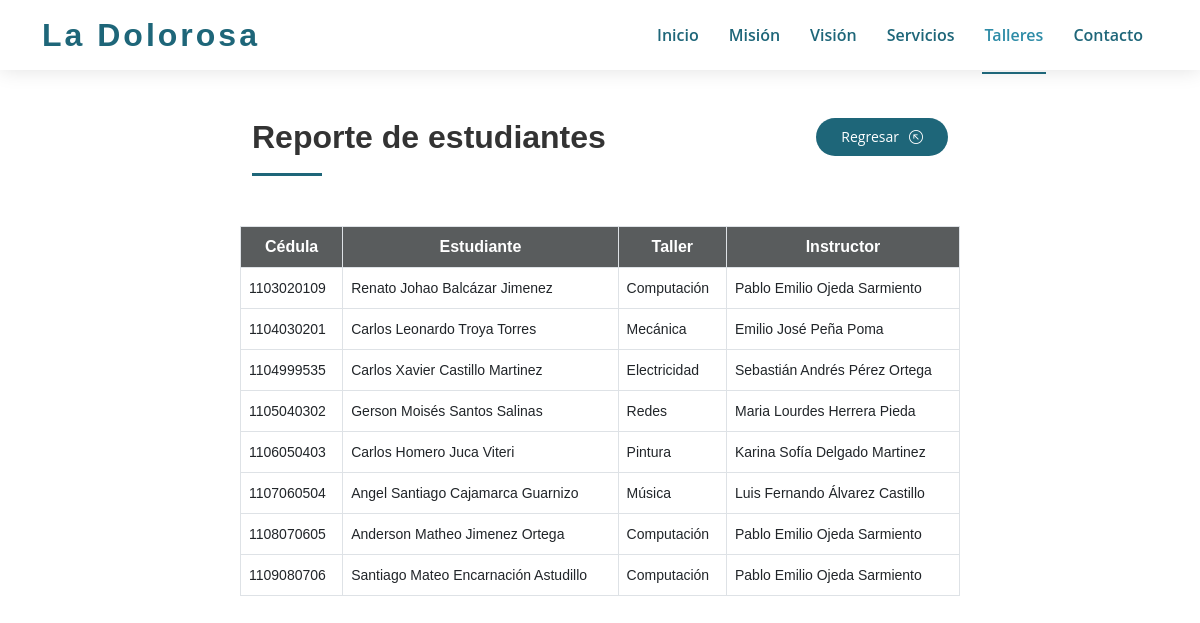
The app's page /report.php with its own data.
### tables this page shows
CREATE TABLE IF NOT EXISTS `workshop_student` (
  `idworkshop` INT NOT NULL,
  `idstudent` VARCHAR(11) NOT NULL,
  CONSTRAINT `fk_workshop_student_workshop1`
    FOREIGN KEY (`idworkshop`)
    REFERENCES `workshop` (`idworkshop`)
    ON DELETE NO ACTION
    ON UPDATE NO ACTION,
  CONSTRAINT `fk_workshop_student_student1`
    FOREIGN KEY (`idstudent`)
    REFERENCES `student` (`idstudent`)
    ON DELETE NO ACTION
    ON UPDATE NO ACTION);

CREATE TABLE IF NOT EXISTS `student` (
  `idstudent` VARCHAR(11) NOT NULL,
  `name` VARCHAR(45) NULL,
  `lastname` VARCHAR(45) NULL,
  `avatar_url` VARCHAR(45) NULL,
  `email` VARCHAR(45) NULL,
  `phone` VARCHAR(15) NULL,
  `registration_date` DATETIME NULL DEFAULT '2021-05-25 00:00:00',
  `update_date` DATETIME NULL DEFAULT '2021-05-25 00:00:00',
  PRIMARY KEY (`idstudent`));

CREATE TABLE IF NOT EXISTS `workshop` (
  `idworkshop` INT NOT NULL AUTO_INCREMENT,
  `name` VARCHAR(45) NULL,
  `avatar_url` VARCHAR(45) NULL,
  `places_offered` INT NULL,
  `start_date` DATE NULL,
  `end_date` DATE NULL,
  `start_time` VARCHAR(5) NULL,
  `end_time` VARCHAR(5) NULL,
  `duration` VARCHAR(45) NULL,
  `idinstructor` VARCHAR(11) NOT NULL,
  PRIMARY KEY (`idworkshop`),
  CONSTRAINT `fk_workshop_instructor`
    FOREIGN KEY (`idinstructor`)
    REFERENCES `instructor` (`idinstructor`)
    ON DELETE NO ACTION
    ON UPDATE NO ACTION);

CREATE TABLE IF NOT EXISTS `instructor` (
  `idinstructor` VARCHAR(11) NOT NULL,
  `name` VARCHAR(45) NULL,
  `lastname` VARCHAR(45) NULL,
  `avatar_url` VARCHAR(45) NULL,
  `email` VARCHAR(45) NULL,
  `phone` VARCHAR(15) NULL,
  PRIMARY KEY (`idinstructor`));

### persistence/workshop_student_db.php (called while the page is built, shortened)
<?php
    class WorkshopStudentDB{
        private $connection;
        public function __construct($connection){
            $this->connection = $connection;
        }
        public function read_all(){
            $sql = "SELECT * FROM workshop_student";
            $result = mysqli_query($this->connection, $sql);
            return $result;
        }
    }
?>

### persistence/student_db.php (called while the page is built, shortened)
<?php
    class StudentDB{
        private $connection;
        public function __construct($connection){
            $this->connection = $connection;
        }
        public function search_student_by_id($id_student){
            $sql = "SELECT * FROM student WHERE idstudent = $id_student";
            $result = mysqli_query($this->connection, $sql);
            return $result;
        }
    }
?>

### persistence/workshop_db.php (called while the page is built, shortened)
<?php
    class WorkshopDB{
        private $connection;
        public function __construct($connection){
            $this->connection = $connection;
        }
        public function search_workshop_by_id($id_workshop){
            $sql = "SELECT * FROM workshop WHERE idworkshop = $id_workshop";
            $result = mysqli_query($this->connection, $sql);
            return $result;
        }
    }
?>

### persistence/instructor_db.php (called while the page is built)
<?php
    class InstructorDB{
        private $connection;
        public function __construct($connection){
            $this->connection = $connection;
        }
        public function search_instructor_by_id($id_instructor){
            $sql = "SELECT * FROM instructor WHERE idinstructor = $id_instructor";
            $result = mysqli_query($this->connection, $sql);
            return $result;
        }
    }
?>

### report.php (the view, shortened to what this page needs)
<?php
    include("persistence/workshop_student_db.php");
    include("persistence/workshop_db.php");
    include("persistence/instructor_db.php");
    include("persistence/student_db.php");
    $database = new DataBase();
    $connection = $database->get_connection();
    $workshop_student_db = new WorkshopStudentDB($connection);
    $workshop_db = new WorkshopDB($connection);
    $instructor_db = new InstructorDB($connection);
    $student_db = new StudentDB($connection);
    $list_workshop_student = $workshop_student_db->read_all();
?>
<!DOCTYPE html>
<html lang="en">
    <head>
        <link rel="stylesheet" href="bootstrap/css/bootstrap.min.css">
        <link rel="stylesheet" href="https://cdn.jsdelivr.net/npm/bootstrap-icons@1.5.0/font/bootstrap-icons.css">
        <link rel="stylesheet" href="css/style.css">
        <link rel="stylesheet" href="css/workshop_student.css">
        <link rel="stylesheet" href="css/report.css">
    </head>
<body>
    <header class="d-flex align-items-center">
        <section class="container d-flex align-items-center justify-content-between">
            <h1 class="logo"><a href="index.php">La Dolorosa</a></h1>
            <nav id="navbar" class="navbar">
                <ul>
                    <li><a href="index.php">Inicio</a></li>
                    <li><a href="#mission">Misión</a></li>
                    <li><a href="#view">Visión</a></li>
                    <li><a href="#services">Servicios</a></li>
                    <li><a class="active" href="#workshops">Talleres</a></li>
                    <li><a href="#contac">Contacto</a></li>
                </ul>
            </nav>
        </section>
    </header>
    <main>
        <div class="container mt-5">
            <div class="table-wrapper">
                <div class="title-table title-section">
                    <h2>Reporte de estudiantes</h2>
                    <a class="new-student-btn" href="index.php">Regresar<i class="bi bi-arrow-up-left-circle"></i></a>
                </div>
            </div>
        </div>
        <div class="table-responsive">
            <table id="workshop-table" class="table table-bordered table-hover">
                <thead class="thead-dark">
                    <tr>
                        <th>Cédula</th>
                        <th>Estudiante</th>
                        <th>Taller</th>
                        <th>Instructor</th>
                    </tr>
                </thead>
                <tbody>
                    <?php
                        while($row = mysqli_fetch_object($list_workshop_student)){
                            $id_student = $row->idstudent;
                            $id_workshop = $row->idworkshop;
                            $student_result = $student_db->search_student_by_id($id_student);
                            $workshop_result = $workshop_db->search_workshop_by_id($id_workshop);
                            $workshop = mysqli_fetch_array($workshop_result, MYSQLI_ASSOC);
                            $instructor_result = $instructor_db->search_instructor_by_id($workshop['idinstructor']);
                            $student = mysqli_fetch_array($student_result, MYSQLI_ASSOC);
                            $instructor = mysqli_fetch_array($instructor_result, MYSQLI_ASSOC);
                    ?>
                    <tr>
                        <td><?php echo $student['idstudent'] ?></td>
                        <td><?php echo $student['name']." ".$student['lastname'] ?></td>
                        <td><?php echo $workshop['name'] ?></td>
                        <td><?php echo $instructor['name']." ".$instructor['lastname'] ?></td>
                    </tr>
                    <?php
                        }
                    ?>
                </tbody>
            </table>
        </div>
    </main>
</body>
</html>

### css/style.css (style rules this page uses)
body { font-family: "Open Sans", sans-serif; }
a { color: rgb(30, 102, 121); text-decoration: none; }
h1, h2, h3, h4, h5, h6 { font-family: "Raleway", sans-serif; }
section { padding: 80px 0; overflow: hidden; }
header { transition: all 0.5s; z-index: 997; border-bottom: 1px solid rgba(255, 255, 255, 0.1); height: 70px; background: white; box-shadow: 0px 0px 20px 0px rgba(0, 0, 0, 0.12); }
header .logo { font-size: 2em; margin: 0; padding: 0; line-height: 1; font-weight: 700; letter-spacing: 3px; }
header .logo a { text-decoration: none; color: rgb(30, 102, 121); }
.navbar { padding: 0; }
.navbar ul { margin: 0; padding: 0; display: flex; list-style: none; align-items: center; }
.navbar li { position: relative; }
.navbar ul li { position: relative; white-space: nowrap; margin: 0 12px; }
.navbar a { display: flex; align-items: center; justify-content: space-between; padding: 25px 3px; font-size: 1em; font-weight: 600; color: rgb(30, 102, 121); white-space: nowrap; transition: 0.3s; position: relative; }
.navbar ul li a:before { content: ""; position: absolute; width: 100%; height: 2px; bottom: -2px; left: 0; background-color: rgb(30, 102, 121); visibility: hidden; width: 0px; transition: all 0.3s ease-in-out 0s; }
.navbar a:hover:before, .navbar li:hover a:before, .navbar .active:before { visibility: visible; width: 100%; }
.navbar a:hover, .navbar .active, .navbar li:hover a { color: rgb(46, 140, 167); }
.title-section { padding-bottom: 30px; }
.title-section h2 { font-size: 2em; font-weight: bold; margin-bottom: 20px; padding-bottom: 20px; position: relative; color:rgba(0, 0, 0, 0.8); }
.title-section h2::after { content: ''; position: absolute; display: block; width: 70px; height: 3px; background: rgb(30, 102, 121); bottom: 0; left: 0; }

### css/workshop_student.css (style rules this page uses)
main { margin-left: 10%; margin-right: 10%; font-family: "Open Sans", sans-serif; }
.title-table { display: flex; justify-content: space-between; align-items: flex-start; }
.new-student-btn { margin-left: 25px; background: rgb(30, 102, 121); color: rgb(255, 255, 255); border-radius: 50px; padding: 8px 25px 9px 25px; white-space: nowrap; transition: 0.3s; font-size: 14px; display: inline-block; }
.new-student-btn i { margin-left: 10px; }
#workshop-table { font-family: Verdana, Geneva, Tahoma, sans-serif }
#workshop-table thead { text-align: center; background: rgba(0, 5, 7, 0.651); color: white; }
#workshop-table tbody { line-height: 24px; font-size: 14px; margin-bottom: 0; }

### css/report.css (style rules this page uses)
main { margin-left: 20%; margin-right: 20%; font-family: "Open Sans", sans-serif; }

### records on screen
workshop_student: idstudent.idstudent "1103020109", idstudent.name "Renato Johao", idstudent.lastname "Balcázar Jimenez", idworkshop.name "Computación", instructor.name "Pablo Emilio", instructor.lastname "Ojeda Sarmiento"
workshop_student: idstudent.idstudent "1104030201", idstudent.name "Carlos Leonardo", idstudent.lastname "Troya Torres", idworkshop.name "Mecánica", instructor.name "Emilio José", instructor.lastname "Peña Poma"
workshop_student: idstudent.idstudent "1104999535", idstudent.name "Carlos Xavier", idstudent.lastname "Castillo Martinez", idworkshop.name "Electricidad", instructor.name "Sebastián Andrés", instructor.lastname "Pérez Ortega"
workshop_student: idstudent.idstudent "1105040302", idstudent.name "Gerson Moisés", idstudent.lastname "Santos Salinas", idworkshop.name "Redes", instructor.name "Maria Lourdes", instructor.lastname "Herrera Pieda"
workshop_student: idstudent.idstudent "1106050403", idstudent.name "Carlos Homero", idstudent.lastname "Juca Viteri", idworkshop.name "Pintura", instructor.name "Karina Sofía", instructor.lastname "Delgado Martinez"
workshop_student: idstudent.idstudent "1107060504", idstudent.name "Angel Santiago", idstudent.lastname "Cajamarca Guarnizo", idworkshop.name "Música", instructor.name "Luis Fernando", instructor.lastname "Álvarez Castillo"
workshop_student: idstudent.idstudent "1108070605", idstudent.name "Anderson Matheo", idstudent.lastname "Jimenez Ortega", idworkshop.name "Computación", instructor.name "Pablo Emilio", instructor.lastname "Ojeda Sarmiento"
workshop_student: idstudent.idstudent "1109080706", idstudent.name "Santiago Mateo", idstudent.lastname "Encarnación Astudillo", idworkshop.name "Computación", instructor.name "Pablo Emilio", instructor.lastname "Ojeda Sarmiento"
